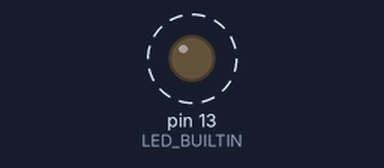
The sketch below on a simulated Arduino Uno, built with avr-gcc and run on an emulated ATmega328P. On the bench: output pins drawn as LEDs (lit = HIGH). Dashed ring = blinking.

Above: at 0.3 s.
Timing chart, 0 to 3.0 s (numbered marks = the images above):
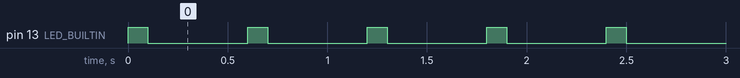

The sketch:

Lab0SystemVerificationTest.ino
```cpp
/*
  Lab0SystemVerificationTest.ino

  Turns an on-board LED on for 100 milliseconds, then off for 100 milliseconds,
  repeatedly.

  Most Arduinos have an on-board LED you can control. On the UNO, MEGA and ZERO
  it is attached to digital pin 13, on MKR1000 on pin 6. LED_BUILTIN is set to
  the correct LED pin independent of which board is used.
  If you want to know what pin the on-board LED is connected to on your Arduino
  model, check the Technical Specs of your board at:
  https://www.arduino.cc/en/Main/Products

  modified 21 Feburary 2023
  by Steve Ellermann
  modified 8 May 2014
  by Scott Fitzgerald
  modified 2 Sep 2016
  by Arturo Guadalupi
  modified 8 Sep 2016
  by Colby Newman

  This code is based on example code in the public domain.

  https://www.arduino.cc/en/Tutorial/BuiltInExamples/Blink
*/

// the setup function runs once when you press reset or power the board
void setup() {
  // initialize digital pin LED_BUILTIN as an output.
  pinMode(LED_BUILTIN, OUTPUT);
}

// the loop function runs over and over again forever
void loop() {
  digitalWrite(LED_BUILTIN, HIGH);  // turn the LED on (HIGH is the voltage level)
  delay(100);                      // wait for 100 milliseconds
  digitalWrite(LED_BUILTIN, LOW);   // turn the LED off by making the voltage LOW
  delay(500);                      // wait for 500 milliseconds
}
```

Measured:
- by itself, pin 13 (LED_BUILTIN): alternates HIGH for 0.10 s and LOW for 0.50 s
